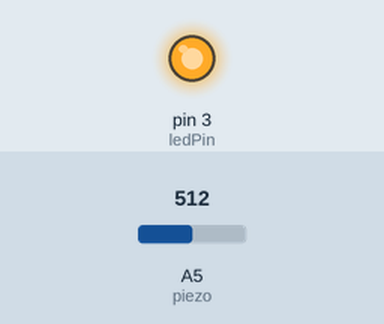
Recording of a sketch running on a simulated Arduino Uno, built with avr-gcc and run on an emulated ATmega328P. On the bench: output pins drawn as LEDs (lit = HIGH). The inputs (shaded band) are chosen by the test bench; at power-on: A5 (piezo) = 512.

Above: at 1.8 s.
1.9 s: A5 (piezo) set to 11
3.4 s: A5 (piezo) set to 8
At 5.0 s:
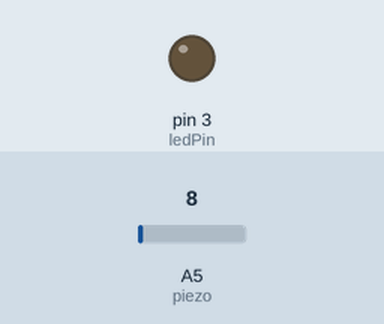
Timing chart, 0 to 6.5 s (numbered marks = the images above; inputs shaded):
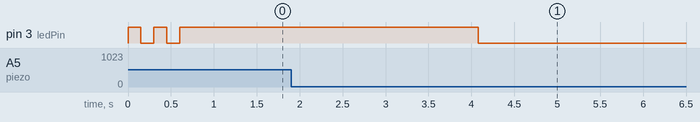

The sketch:

SensorPiezo.ino
```cpp
const byte ledPin = 3;
const byte piezo = A5;
int threshold = 10; //O valor do sensor a ser atingido antes da ativação
int sensorValue = 0;
float ledValue = 0;

void setup() {
  pinMode(piezo, INPUT);
  pinMode(ledPin, OUTPUT);
  digitalWrite(ledPin, HIGH); delay(150); digitalWrite(ledPin, LOW); delay(150);
  digitalWrite(ledPin, HIGH); delay(150); digitalWrite(ledPin, LOW); delay(150);
}

void loop() {
  sensorValue = analogRead(piezo);
  if(sensorValue >= threshold){ //Se houver batida
    ledValue = 255;
  }
  analogWrite(ledPin,int(ledValue));
  ledValue = ledValue - 0.05; //Agora apago o led lentamente
  if(ledValue <= 0){
    ledValue = 0;
  }


}
```

Measured:
- the behaviour switches between 10 and 9 on A5 (piezo) (found by bisection; images 0 and 1)
- after the input at 1.9 s, every drawn part: stays the same
- after the input at 3.4 s, pin 3 (ledPin): HIGH → LOW after 0.68 s
- by itself, pin 3 (ledPin): alternates HIGH for 0.15 s and LOW for 0.15 s, 4 changes in all, then stays HIGH
